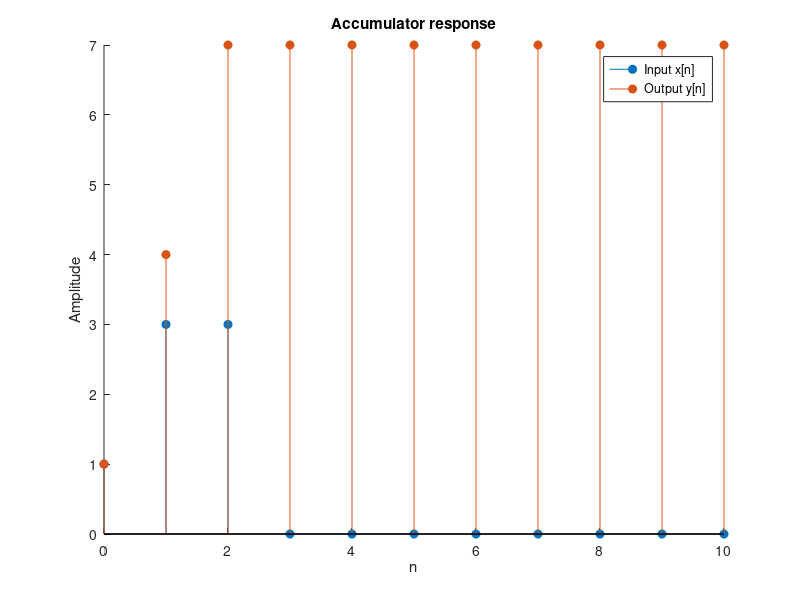

The MATLAB source for this figure:
%% Experiment - 2
% Example - 1
clc;
clear;
figure;

%% With using inbuilt function
n = 0 : 10; % Discrete time index
x = [n >= 0] + 2 * [n >= 1] - 3 * [n >= 3];  % Input signal
y = filter([1], [1, -1], x);

hold on;
stem(n, x, 'filled')
stem(n, y, 'filled')
hold off;
title('Accumulator response')
legend('Input x[n]', 'Output y[n]')
xlabel('n')
ylabel('Amplitude')
